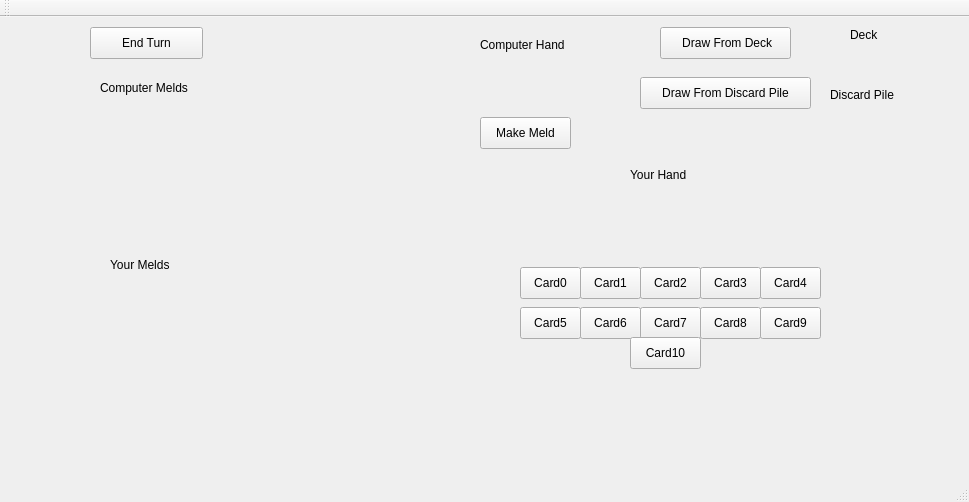
<?xml version="1.0" encoding="UTF-8"?>
<ui version="4.0">
 <class>MainWindow</class>
 <widget class="QMainWindow" name="MainWindow">
  <property name="geometry">
   <rect>
    <x>0</x>
    <y>0</y>
    <width>969</width>
    <height>502</height>
   </rect>
  </property>
  <property name="windowTitle">
   <string>MainWindow</string>
  </property>
  <widget class="QWidget" name="centralWidget">
   <widget class="QPushButton" name="endTurnButton">
    <property name="geometry">
     <rect>
      <x>90</x>
      <y>10</y>
      <width>113</width>
      <height>32</height>
     </rect>
    </property>
    <property name="text">
     <string>End Turn</string>
    </property>
   </widget>
   <widget class="QLabel" name="cHandLabel">
    <property name="geometry">
     <rect>
      <x>480</x>
      <y>20</y>
      <width>101</width>
      <height>16</height>
     </rect>
    </property>
    <property name="text">
     <string>Computer Hand</string>
    </property>
   </widget>
   <widget class="QLabel" name="cHandCount">
    <property name="geometry">
     <rect>
      <x>500</x>
      <y>40</y>
      <width>61</width>
      <height>21</height>
     </rect>
    </property>
    <property name="text">
     <string/>
    </property>
    <property name="alignment">
     <set>Qt::AlignCenter</set>
    </property>
   </widget>
   <widget class="QLabel" name="DeckLabel">
    <property name="geometry">
     <rect>
      <x>850</x>
      <y>10</y>
      <width>41</width>
      <height>16</height>
     </rect>
    </property>
    <property name="text">
     <string>Deck</string>
    </property>
   </widget>
   <widget class="QLabel" name="deckCount">
    <property name="geometry">
     <rect>
      <x>840</x>
      <y>30</y>
      <width>60</width>
      <height>21</height>
     </rect>
    </property>
    <property name="text">
     <string/>
    </property>
    <property name="alignment">
     <set>Qt::AlignCenter</set>
    </property>
   </widget>
   <widget class="QLabel" name="discoLabel">
    <property name="geometry">
     <rect>
      <x>830</x>
      <y>70</y>
      <width>81</width>
      <height>16</height>
     </rect>
    </property>
    <property name="text">
     <string>Discard Pile</string>
    </property>
   </widget>
   <widget class="QLabel" name="discoCard">
    <property name="geometry">
     <rect>
      <x>810</x>
      <y>100</y>
      <width>101</width>
      <height>31</height>
     </rect>
    </property>
    <property name="text">
     <string/>
    </property>
    <property name="alignment">
     <set>Qt::AlignCenter</set>
    </property>
   </widget>
   <widget class="QLabel" name="cMeldLabel">
    <property name="geometry">
     <rect>
      <x>100</x>
      <y>60</y>
      <width>101</width>
      <height>21</height>
     </rect>
    </property>
    <property name="text">
     <string>Computer Melds</string>
    </property>
   </widget>
   <widget class="QLabel" name="userMeldsLabel">
    <property name="geometry">
     <rect>
      <x>110</x>
      <y>240</y>
      <width>71</width>
      <height>16</height>
     </rect>
    </property>
    <property name="text">
     <string>Your Melds</string>
    </property>
   </widget>
   <widget class="QLabel" name="cMeldsList">
    <property name="geometry">
     <rect>
      <x>10</x>
      <y>80</y>
      <width>441</width>
      <height>131</height>
     </rect>
    </property>
    <property name="text">
     <string/>
    </property>
   </widget>
   <widget class="QLabel" name="userMeldsList">
    <property name="geometry">
     <rect>
      <x>10</x>
      <y>260</y>
      <width>481</width>
      <height>161</height>
     </rect>
    </property>
    <property name="text">
     <string/>
    </property>
   </widget>
   <widget class="QLabel" name="label_6">
    <property name="geometry">
     <rect>
      <x>630</x>
      <y>150</y>
      <width>71</width>
      <height>16</height>
     </rect>
    </property>
    <property name="text">
     <string>Your Hand</string>
    </property>
   </widget>
   <widget class="QPushButton" name="Card0">
    <property name="geometry">
     <rect>
      <x>520</x>
      <y>250</y>
      <width>61</width>
      <height>32</height>
     </rect>
    </property>
    <property name="text">
     <string>Card0</string>
    </property>
   </widget>
   <widget class="QPushButton" name="Card1">
    <property name="geometry">
     <rect>
      <x>580</x>
      <y>250</y>
      <width>61</width>
      <height>32</height>
     </rect>
    </property>
    <property name="text">
     <string>Card1</string>
    </property>
   </widget>
   <widget class="QPushButton" name="Card2">
    <property name="geometry">
     <rect>
      <x>640</x>
      <y>250</y>
      <width>61</width>
      <height>32</height>
     </rect>
    </property>
    <property name="text">
     <string>Card2</string>
    </property>
   </widget>
   <widget class="QPushButton" name="Card3">
    <property name="geometry">
     <rect>
      <x>700</x>
      <y>250</y>
      <width>61</width>
      <height>32</height>
     </rect>
    </property>
    <property name="text">
     <string>Card3</string>
    </property>
   </widget>
   <widget class="QPushButton" name="Card4">
    <property name="geometry">
     <rect>
      <x>760</x>
      <y>250</y>
      <width>61</width>
      <height>32</height>
     </rect>
    </property>
    <property name="text">
     <string>Card4</string>
    </property>
   </widget>
   <widget class="QPushButton" name="Card6">
    <property name="geometry">
     <rect>
      <x>580</x>
      <y>290</y>
      <width>61</width>
      <height>32</height>
     </rect>
    </property>
    <property name="text">
     <string>Card6</string>
    </property>
   </widget>
   <widget class="QPushButton" name="Card8">
    <property name="geometry">
     <rect>
      <x>700</x>
      <y>290</y>
      <width>61</width>
      <height>32</height>
     </rect>
    </property>
    <property name="text">
     <string>Card8</string>
    </property>
   </widget>
   <widget class="QPushButton" name="Card9">
    <property name="geometry">
     <rect>
      <x>760</x>
      <y>290</y>
      <width>61</width>
      <height>32</height>
     </rect>
    </property>
    <property name="text">
     <string>Card9</string>
    </property>
   </widget>
   <widget class="QPushButton" name="Card5">
    <property name="geometry">
     <rect>
      <x>520</x>
      <y>290</y>
      <width>61</width>
      <height>32</height>
     </rect>
    </property>
    <property name="text">
     <string>Card5</string>
    </property>
   </widget>
   <widget class="QPushButton" name="Card7">
    <property name="geometry">
     <rect>
      <x>640</x>
      <y>290</y>
      <width>61</width>
      <height>32</height>
     </rect>
    </property>
    <property name="text">
     <string>Card7</string>
    </property>
   </widget>
   <widget class="QPushButton" name="Card10">
    <property name="geometry">
     <rect>
      <x>630</x>
      <y>320</y>
      <width>71</width>
      <height>32</height>
     </rect>
    </property>
    <property name="text">
     <string>Card10</string>
    </property>
   </widget>
   <widget class="QLabel" name="message">
    <property name="geometry">
     <rect>
      <x>560</x>
      <y>370</y>
      <width>231</width>
      <height>41</height>
     </rect>
    </property>
    <property name="text">
     <string/>
    </property>
    <property name="alignment">
     <set>Qt::AlignCenter</set>
    </property>
   </widget>
   <widget class="QPushButton" name="makeMeldButton">
    <property name="geometry">
     <rect>
      <x>480</x>
      <y>100</y>
      <width>91</width>
      <height>32</height>
     </rect>
    </property>
    <property name="text">
     <string>Make Meld</string>
    </property>
   </widget>
   <widget class="QLabel" name="userHandList">
    <property name="geometry">
     <rect>
      <x>380</x>
      <y>180</y>
      <width>561</width>
      <height>61</height>
     </rect>
    </property>
    <property name="text">
     <string/>
    </property>
    <property name="alignment">
     <set>Qt::AlignCenter</set>
    </property>
   </widget>
   <widget class="QPushButton" name="pushButton">
    <property name="geometry">
     <rect>
      <x>660</x>
      <y>10</y>
      <width>131</width>
      <height>32</height>
     </rect>
    </property>
    <property name="text">
     <string> Draw From Deck</string>
    </property>
   </widget>
   <widget class="QPushButton" name="pushButton_2">
    <property name="geometry">
     <rect>
      <x>640</x>
      <y>60</y>
      <width>171</width>
      <height>32</height>
     </rect>
    </property>
    <property name="text">
     <string>Draw From Discard Pile</string>
    </property>
   </widget>
  </widget>
  <widget class="QMenuBar" name="menuBar">
   <property name="geometry">
    <rect>
     <x>0</x>
     <y>0</y>
     <width>969</width>
     <height>22</height>
    </rect>
   </property>
  </widget>
  <widget class="QToolBar" name="mainToolBar">
   <attribute name="toolBarArea">
    <enum>TopToolBarArea</enum>
   </attribute>
   <attribute name="toolBarBreak">
    <bool>false</bool>
   </attribute>
  </widget>
  <widget class="QStatusBar" name="statusBar"/>
 </widget>
 <layoutdefault spacing="6" margin="11"/>
 <resources/>
 <connections/>
</ui>
